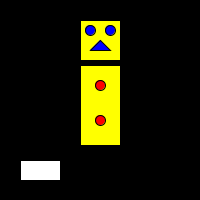
Frame 1 (no input)
Frame 60 (the mouse pressed at the canvas centre just before this capture): identical to frame 1, image omitted
Frame 120 (the mouse held since frame 60 and released just before this capture): identical to frame 1, image omitted

The Processing sketch that drew this single still picture (run headless with seeded random() and noise(); from frame 60 on, the mouse is pressed at the canvas centre):

// Processing sketch: processing_89854
// ── processing_89854.pde

void setup()
{
 size(200,200);
 drawShape();
}
void draw()
{
  if(mouseX > 20 && mouseX < 60 && mouseY > 160 && mouseY < 180)
   background(255);
  else
   background(0); 
  drawShape();
 
}

void drawShape()
{
 fill(255,255,0);
rect(80,20,40,40);
rect(80,65,40,80);
fill(0,0,255);
ellipse(90,30,10,10);
ellipse(110,30,10,10);
triangle(100,40,90,50,110,50);
fill(255,0,0);
ellipse(100,85,10,10);
ellipse(100,120,10,10);
fill(255);
rect(20, 160, 40, 20);
}
